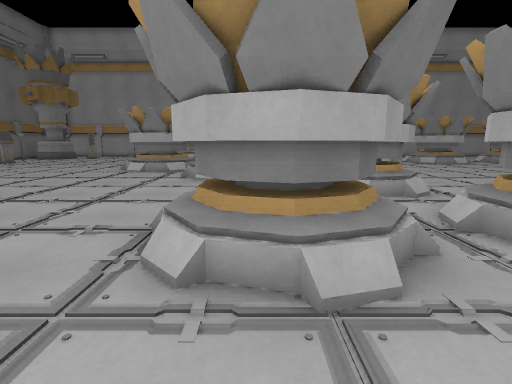
[1] (above)

21 first-person views from a walk through a 3-D level made in the Godot game engine. The camera is 1.2 m above the floor, tilts 10° down and sees 85° across. The floor is counted in squares, 1 m on a side. Each view is taken from the middle of a square. On the plan, view 1 faces up. The plan holds only what a view shows up to about 13 squares ahead; the rest is blank. The place goes on beyond the plan.

[2]
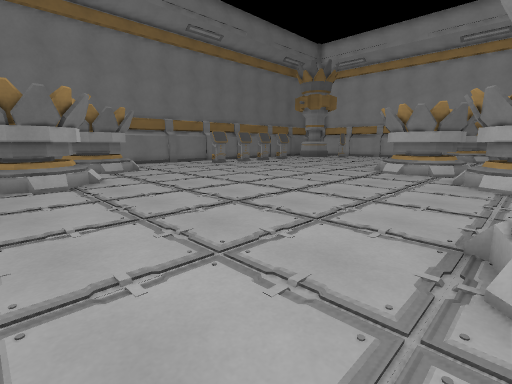

[3]
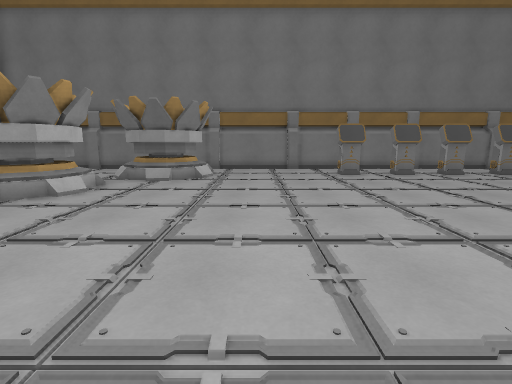

[4]
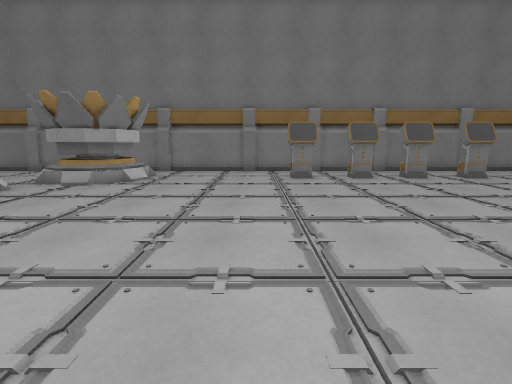

[5]
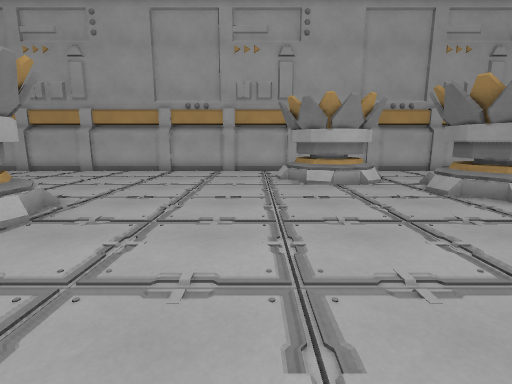

[6]
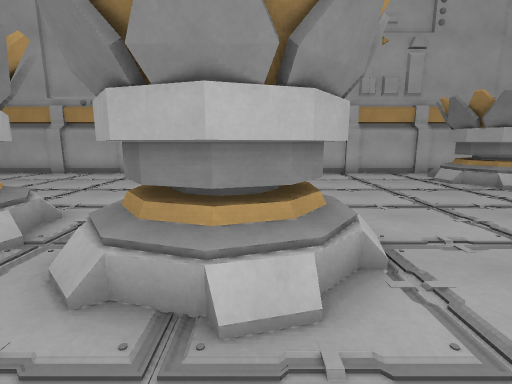

[7]
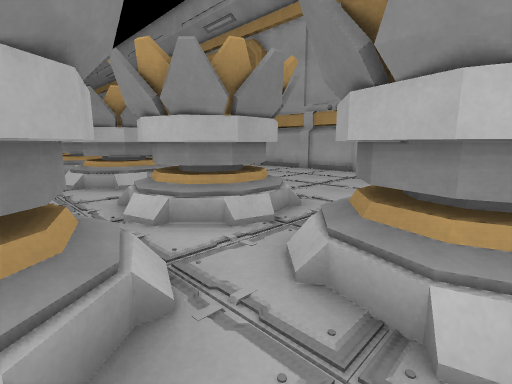

[8]
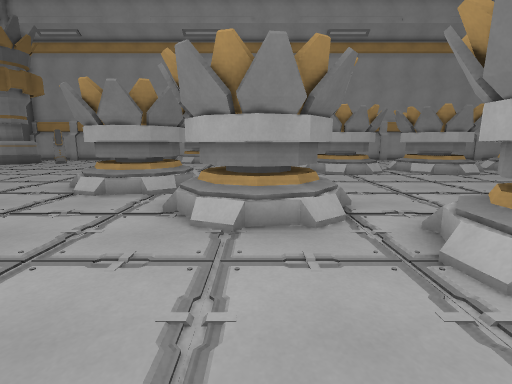

[9]
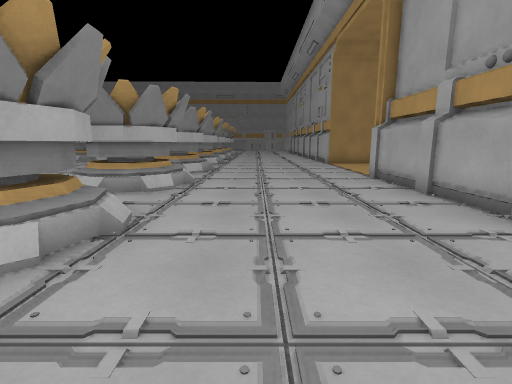

[10]
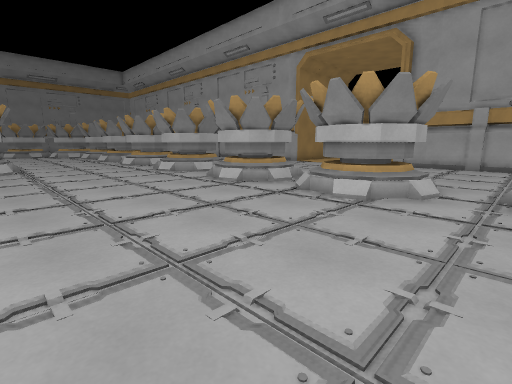

[11]
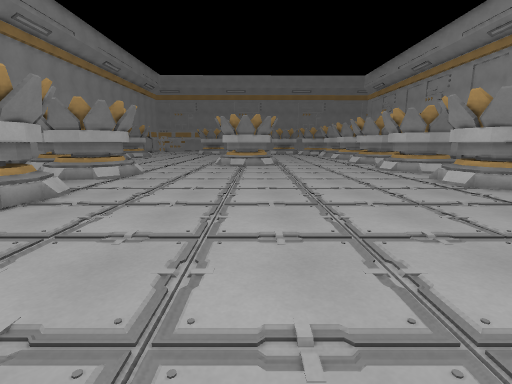

[12]
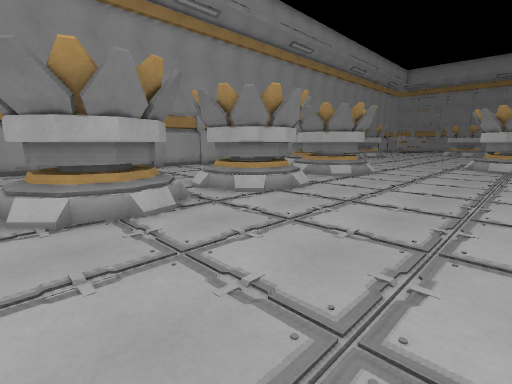

[13]
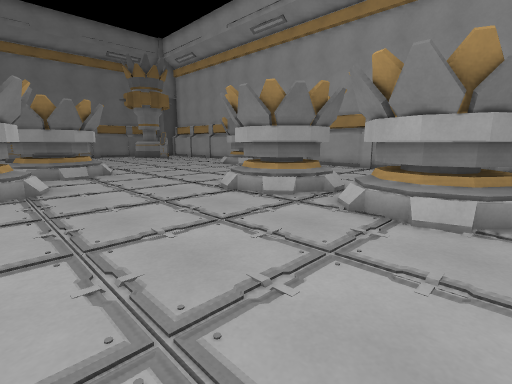

[14]
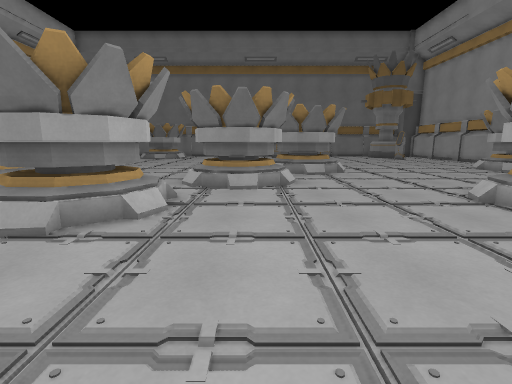

[15]
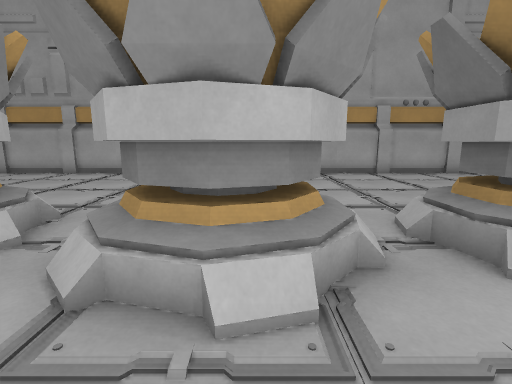

[16]
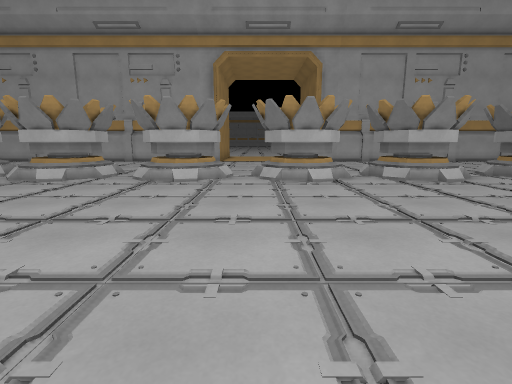

[17]
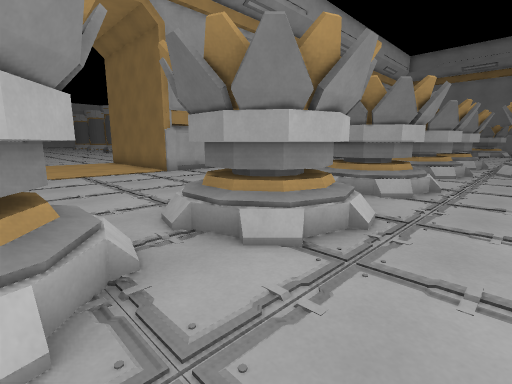

[18]
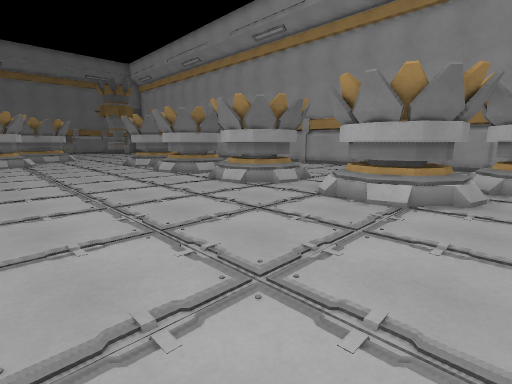

[19]
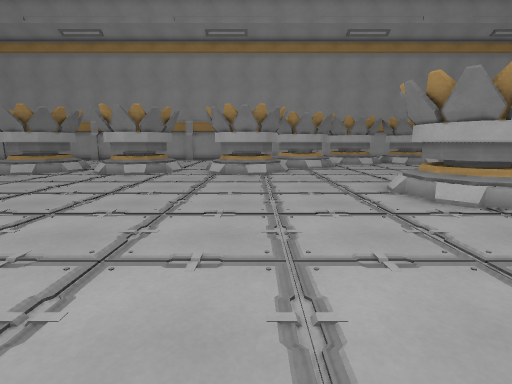

[20]
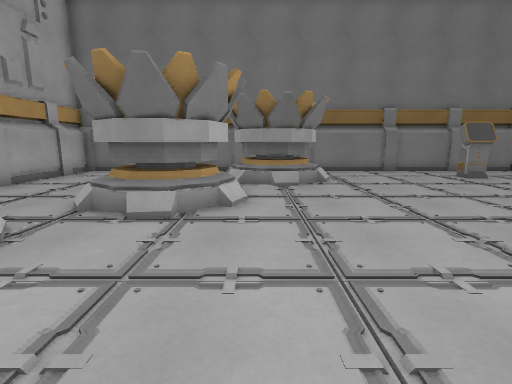

[21]
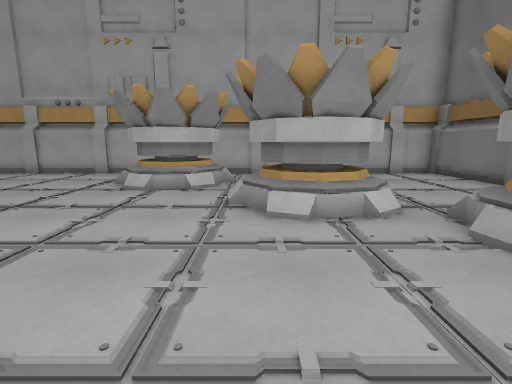

### Floor plan
Key: @ floor where view 1 was taken; # wall or solid block; x gap in a wall; . main floor; : floor 0.25 m higher than the main floor; / step, stairs or slope; ^ raised ledge; T thing the floor can be seen under or through; C computer; O other object.
Columns run from 17 left of view 1 to 21 right of it. Each row starts with its distance up from view 1.
 18 #                        ### #### ##
 17 #.CC ....   ......########.# #.####...
 16 #.C.......  .......###.###.###..###...
 15 #.C.......  ..........................
 14 #.C........  ##.......................
 13 #.CC.......:###......................##
 12 #.C.........######...................##
 11 #.CC...........###...................##
 10 #.C............###...................##
  9 #..............###.##.................
  8 #..................###................
  7 #..................TT#................
  6 #..................TT.................
  5 #.##.............#TT.TT...##..#TT.T#..#
  4 #####...........##TTTT##.###.##TTTT##.#
  3   ##............##TTTTT#.###x##TTTT  .#
  2 ####.###........##T..TT...# ..//..T
  1 #....###....................../.....
  0 #.... ##.........@...................
 -1 #.......###...........................
 -2 #.......#^^O..........................
 -3 #........  ....................... ...
 -4 ##^^^^^^^^^^^^^^^^^###^^^^^^#      ^^^^

Positions as (right, up) in squares from view 1, and headings:
1: (0, 0), facing up
2: (-1, 0), facing up-left
3: (-4, 7), facing left
4: (-5, 9), facing left
5: (-5, 8), facing down
6: (0, 7), facing down
7: (0, 7), facing down-right
8: (-1, 5), facing up
9: (1, 0), facing right
10: (6, 11), facing down-right
11: (5, 11), facing right
12: (5, 11), facing up-right
13: (8, 11), facing up-left
14: (8, 11), facing left
15: (13, 7), facing down
16: (15, 14), facing down
17: (17, 7), facing down-left
18: (18, 10), facing up-left
19: (16, 5), facing up
20: (-5, 3), facing left
21: (-10, 7), facing down
